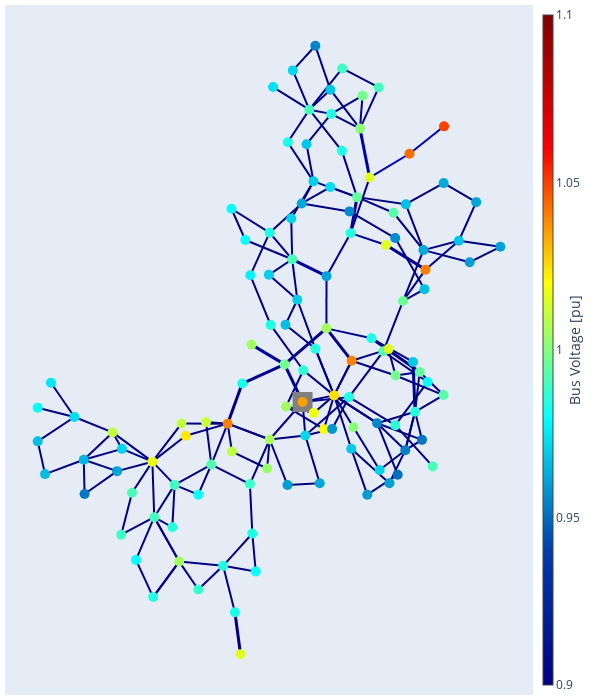

The notebook cell this image was saved under:
### Markdown cell above
## CASE 118

### Code cell
net = NetworkGenerator().fill_missing_names(pp.networks.case118())
net.load["curtailable"] = False
net.load.loc[net.load.bus.isin([52, 117]), "p_mw"] *= 0.2
net.gen.loc[net.gen.bus.isin([24, 65]), "vm_pu"] = 1.04
net.gen.loc[net.gen.bus.isin([75]), "vm_pu"] = 0.96
pp.runpp(net)
pp.plotting.plotly.pf_res_plotly(net, auto_open=False)
